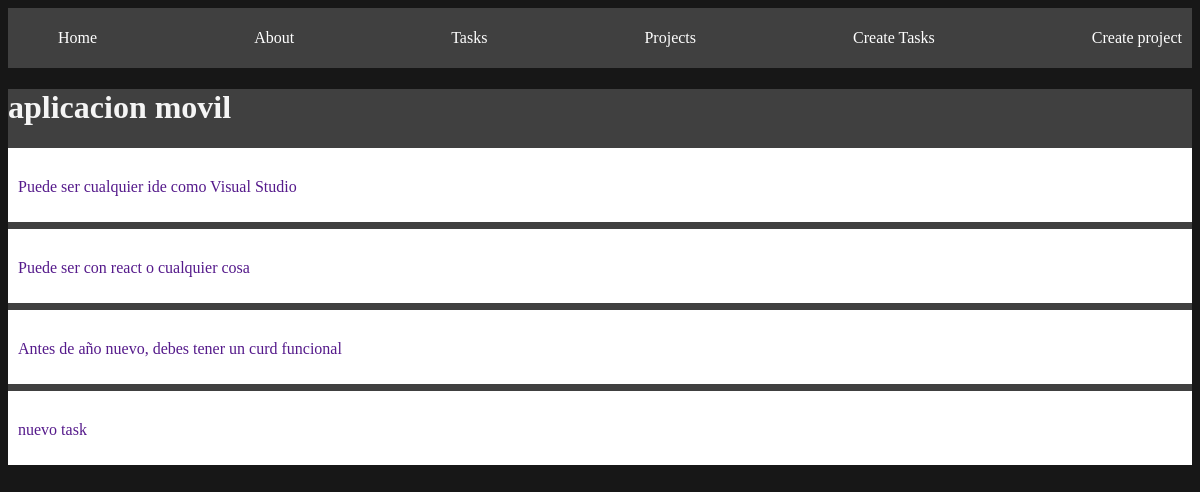
/projects/1, run on the app's committed database.
### myapp/models.py (models this page shows, shortened)
class Project(models.Model):
    nombre = models.CharField(max_length = 100)

class Task(models.Model):
    tittle = models.CharField(max_length = 50)
    description = models.TextField()
    projects =  models.ForeignKey(Project, on_delete = models.CASCADE)
    done = models.BooleanField(default=False)

### myapp/views.py (the view)
def project_details(request, id):
    project = get_object_or_404(Project, id=id)
    task = Task.objects.filter(projects_id =id)
    return render(request, 'project_detail.html', {'project' : project, 'task' : task})

### myapp/templates/project_detail.html (shortened to what this page needs)
{%extends 'layouts/base.html'%}
{%block content%}
<h1>{{project.nombre}}</h1>
{%for i in task%}
<div class="card">
    <a href="">
        <p>{{i.description}}</p>
    </a>
</div>
{%endfor%}
{%endblock%}

### myapp/static/styles/main.css (style rules this page uses)
body { background-color: rgb(23, 23, 23); color: whitesmoke; }
.card { background-color: white; color: black; padding: 10px; margin-bottom: 7px; }
.card a { text-decoration: none; }

### data on the page
Project: nombre "aplicacion movil"
Task: description "Puede ser cualquier ide como Visual Studio"
Task: description "Puede ser con react o cualquier cosa"
Task: description "Antes de año nuevo, debes tener un curd funcional"
Task: description "nuevo task"
